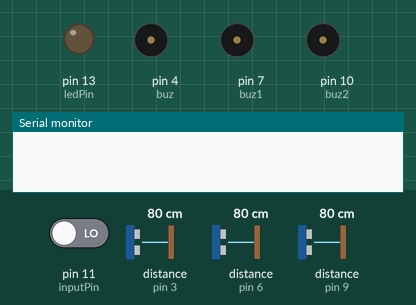
Simulated run of this sketch. Board: Arduino Uno, built with avr-gcc and run on an emulated ATmega328P. Shown: output pins drawn as LEDs (lit = HIGH), buzzer (waves = sounding, pin HIGH), the last lines printed to the serial monitor. Wiring (inferred from the names in the program): 3 × ultrasonic range finder: trigger pin 2, echo pin 3 / trigger pin 5, echo pin 6 / trigger pin 8, echo pin 9. The test bench sets the inputs (shaded band); at power-on: distance to the obstacle (sensors on pin 3, pin 6, pin 9) 80 cm, pin 11 (inputPin) LOW. The echo pulse lasts 58.3 µs per cm; pins used as bus, display or sensor lines are not drawn.

Above: at 1.2 s.
1.3 s: distance to the obstacle (sensor on pin 3) set to 57 cm
2.8 s: distance to the obstacle (sensor on pin 3) set to 47 cm
At 3.88 s:
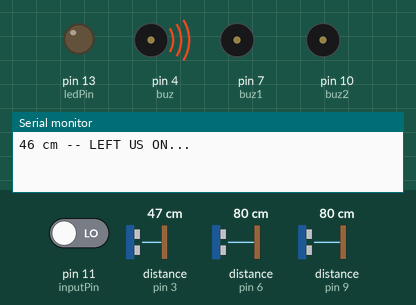
5.8 s: distance to the obstacle (sensor on pin 6) set to 55 cm
8.8 s: distance to the obstacle (sensor on pin 6) set to 47 cm
At 9.04 s:
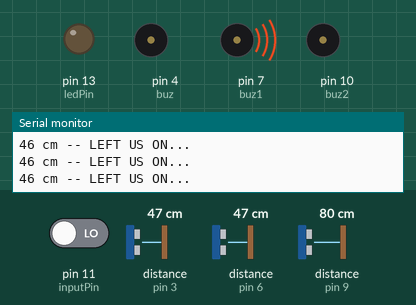
11.8 s: distance to the obstacle (sensor on pin 9) set to 53 cm
14.8 s: distance to the obstacle (sensor on pin 9) set to 46 cm
At 16.22 s:
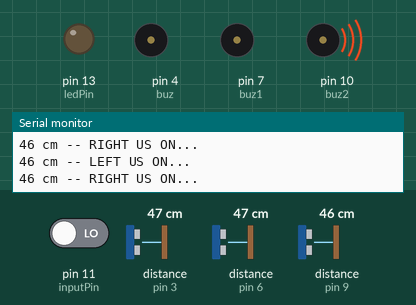
Timing chart, 0 to 18.8 s (numbered marks = the images above; inputs shaded):
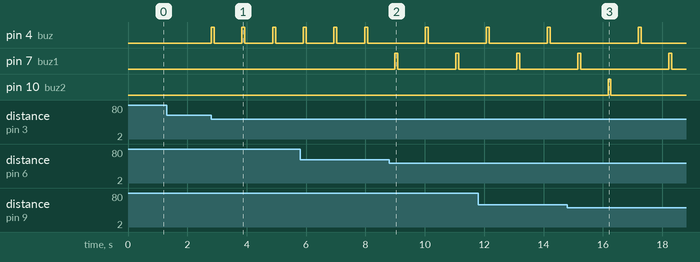

Measured:
- the behaviour switches between 52 and 51 cm on distance to the obstacle (sensor on pin 3) (found by bisection; images 0 and 1)
- the behaviour switches between 52 and 51 cm on distance to the obstacle (sensor on pin 6) (found by bisection; images 1 and 2)
- the behaviour switches between 51 and 50 cm on distance to the obstacle (sensor on pin 9) (found by bisection; images 2 and 3)
- after the input at 1.3 s, every drawn part: stays the same
- after the input at 2.8 s, pin 4 (buz): alternates HIGH for 0.10 s and LOW for 0.93 s, starting at once
- after the input at 8.8 s, pin 7 (buz1): alternates HIGH for 0.10 s and LOW for 2.0 s, starting after 0.19 s
- after the input at 14.8 s, pin 7 (buz1): LOW → HIGH after 3.4 s, → LOW 0.10 s later; pin 10 (buz2): LOW → HIGH after 1.4 s, → LOW 0.10 s later

The sketch:

demo.ino
```cpp
  //LEFT US
  const int pingTrigPin = 2;
  const int pingEchoPin = 3;
  int buz=4;


  //RIGHT US
  const int pingTrigPin1 = 5;
  const int pingEchoPin1 = 6;
  int buz1=7;


  // MID US
  const int pingTrigPin2 = 8;
  const int pingEchoPin2 = 9;
  int buz2=10;


  //PIR
int ledPin =13 ;
int inputPin = 11;
int pirState = LOW;
int val = 0;

  void setup()
  {
  Serial.begin(38400);
  pinMode(buz, OUTPUT);
  pinMode(buz1, OUTPUT);
  pinMode(buz2, OUTPUT);
  pinMode(ledPin, OUTPUT);
  pinMode(inputPin, INPUT);

  }
  void loop()
  {

 // Declare the functions
   LeftUs();
   RightUs();
   MidUs();
   PIRSensor();


  }
  long microsecondsToCentimeters(long microseconds)
  {
  return microseconds / 29 / 2;

  }

//------------------------------------------- Define the functioons-------------------------------


                                     //Left Ultrasonic Sensor
  void LeftUs(){

    long duration, cm;
  pinMode(pingTrigPin, OUTPUT);
  digitalWrite(pingTrigPin, LOW);
  delayMicroseconds(2);
  digitalWrite(pingTrigPin, HIGH);
  delayMicroseconds(5);
  digitalWrite(pingTrigPin, LOW);
  pinMode(pingEchoPin, INPUT);
  duration = pulseIn(pingEchoPin, HIGH);
  cm = microsecondsToCentimeters(duration);
  if(cm<=50 && cm>0)
  {
  int d= map(cm, 1, 100, 20, 2000);
  digitalWrite(buz, HIGH);

  delay(100);
  digitalWrite(buz, LOW);

  delay(d);
  }
  if(cm < 50){
      Serial.print(cm );
      Serial.print(" cm -- LEFT US ON...");
      Serial.println();   }

    }
 //-----------------------------------------------------------------
                                     // Right Ultrasonic Sensor


void RightUs(){

   long duration1, cm1;
  pinMode(pingTrigPin1, OUTPUT);
  digitalWrite(pingTrigPin1, LOW);
  delayMicroseconds(2);
  digitalWrite(pingTrigPin1, HIGH);
  delayMicroseconds(5);
  digitalWrite(pingTrigPin1, LOW);
  pinMode(pingEchoPin1, INPUT);
  duration1 = pulseIn(pingEchoPin1, HIGH);
  cm1 = microsecondsToCentimeters(duration1);
  if(cm1<=50 && cm1>0)
  {
  int d1= map(cm1, 1, 100, 20, 2000);
  digitalWrite(buz1, HIGH);

  delay(100);
  digitalWrite(buz1, LOW);

  delay(d1);
  }
   if(cm1 < 50){
      Serial.print(cm1 );
      Serial.print(" cm -- RIGHT US ON...");
      Serial.println();   }
  }
  //----------------------------------------------------------------
                         // Midle Ultrasonicsensor
  void MidUs(){

  long duration2, cm2;
  pinMode(pingTrigPin2, OUTPUT);
  digitalWrite(pingTrigPin2, LOW);
  delayMicroseconds(2);
  digitalWrite(pingTrigPin2, HIGH);
  delayMicroseconds(5);
  digitalWrite(pingTrigPin2, LOW);
  pinMode(pingEchoPin2, INPUT);
  duration2 = pulseIn(pingEchoPin2, HIGH);
  cm2 = microsecondsToCentimeters(duration2);
  if(cm2<=50 && cm2>0)
  {
  int d2= map(cm2, 1, 100, 20, 2000);
  digitalWrite(buz2, HIGH);

  delay(100);
  digitalWrite(buz2, LOW);

  delay(d2);
  }
   if(cm2 < 50){
      Serial.print(cm2 );
      Serial.print(" cm -- MID US ON...");
      Serial.println();   }

    }

//-------------------------------------------------------------------------------
                           // Passive Infrared Sensor
void PIRSensor(){

  val = digitalRead(inputPin);
if (val == HIGH) {
digitalWrite(ledPin, HIGH);
if (pirState == LOW) {
Serial.println("Motion detected!...");
pirState = HIGH;
}
} else {
digitalWrite(ledPin, LOW);
if (pirState == HIGH){
Serial.println("Motion ended!...");
pirState = LOW;
}
}


  }
```
